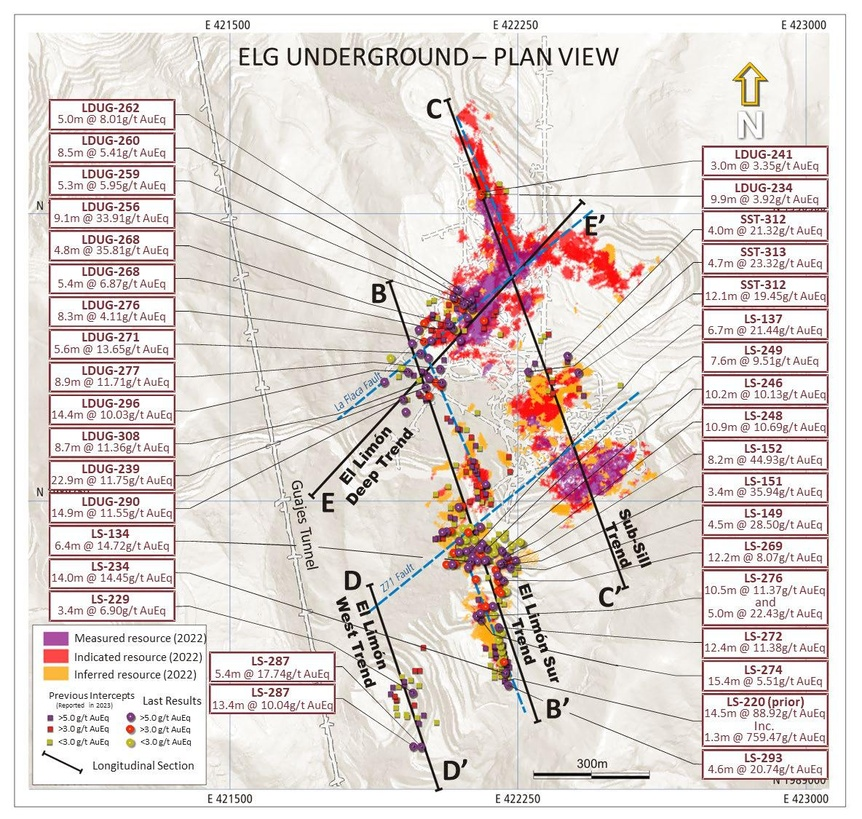
#> input picture task3/embedded_p021_6.jpg, 862 x 819 px, shrunk from 1184 x 1125 before the run, given as the content of the folder ../task2/imgs_map, which was not available
$ python geocv_task3.py
#> lines starting #> are read from the running program, lines starting #| are printed output that depends on the picture; pictures that were not available may be replaced by others from this repository, and a replacement may not be noted
#!/usr/bin/env python
"""
Task 3 – Geospatial Computer Vision
Detecta texto con coordenadas (lat/lon, DMS, UTM…) en mapas y recorta la
zona.  Salidas:
  • geocrops/segments/<img_stem>/segment_*.png   (recortes)
  • geocrops/visualizations/<img_stem>_coords.png (mapa con bbox coloreados)
  • coords.csv  (filename, n_coords, n_segments, coords_json)
"""

import re, argparse, json
from pathlib import Path
import cv2, numpy as np
from PIL import Image, ImageDraw
import pytesseract, pandas as pd
from tqdm import tqdm

# ── ajustes opcionales ─────────────────────────────────────────────────────────
# Descomenta en Windows si tesseract no está en %PATH%
# pytesseract.pytesseract.tesseract_cmd = r"C:\Program Files\Tesseract-OCR\tesseract.exe"

# Patrones de coordenadas habituales
COORD_PATTERNS = [
    # DD.ddd, –DD.ddd
    r'[-+]?\d{1,3}\.\d{1,6}\s*[,;]\s*[-+]?\d{1,3}\.\d{1,6}',
    # 40°42'46"N 74°00'21"W
    r'\d{1,3}°\s*\d{1,2}[\'′]\s*\d{1,2}[\"″]?\s*[NS]\s*[,;]?\s*'
    r'\d{1,3}°\s*\d{1,2}[\'′]\s*\d{1,2}[\"″]?\s*[EW]',
    # 18T 585628 4511322  (UTM)
    r'\d{1,2}[C-X]\s+\d{5,7}\s+\d{5,7}',
    # Lat= Lon=
    r'[Ll]at[^0-9\-+]*[-+]?\d{1,3}\.\d+.*?[Ll]on[^0-9\-+]*[-+]?\d{1,3}\.\d+',
]

KEYWORDS = {'lat','latitude','lon','longitude','coord','utm','wgs','gps',
            'north','south','east','west','°'}

def preprocess(img_rgb):
    """CLAHE + adaptive threshold para mejorar OCR"""
    gray = cv2.cvtColor(img_rgb, cv2.COLOR_RGB2GRAY)
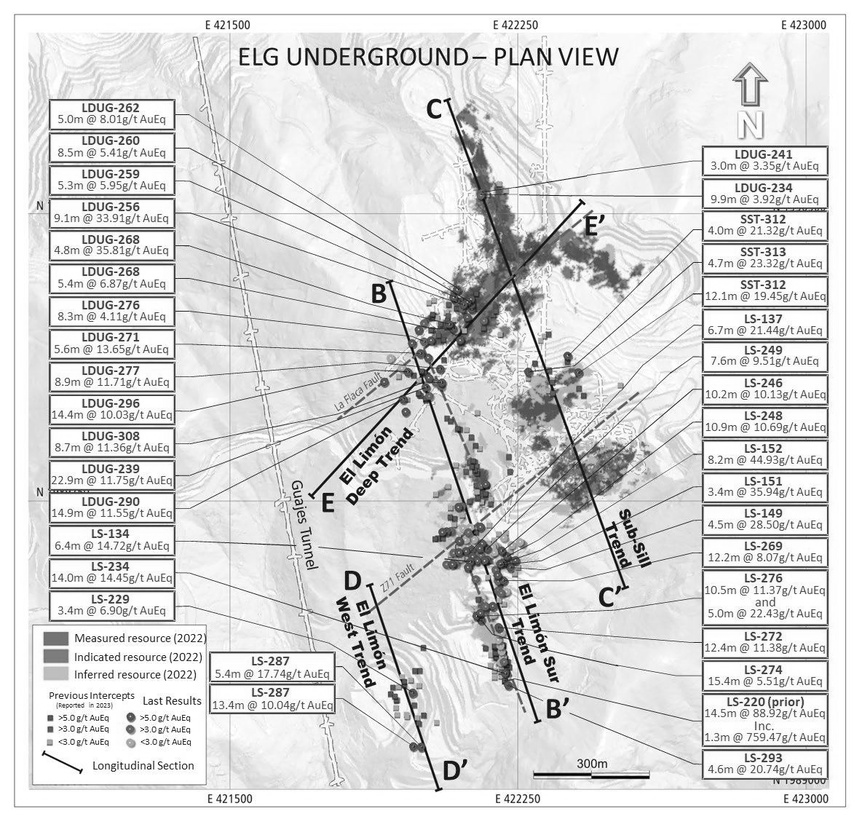
#> gray: shape (819, 862); min 0, max 255, mean 217.6
    clahe = cv2.createCLAHE(2.0, (8,8)).apply(gray)
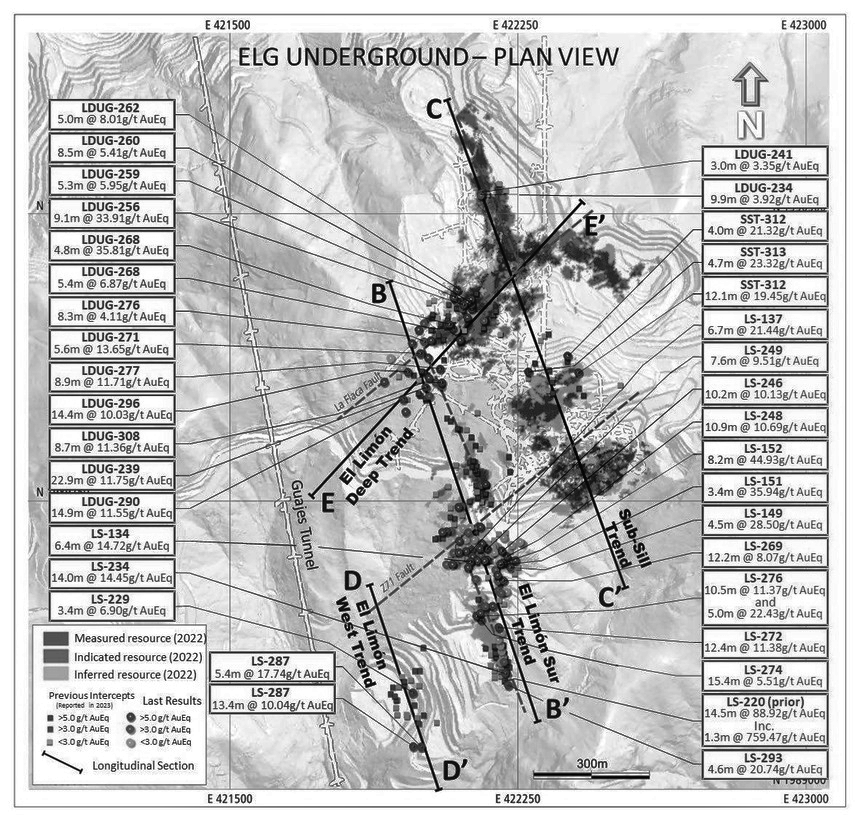
#> clahe: shape (819, 862); min 0, max 255, mean 194.4
    return cv2.adaptiveThreshold(clahe, 255, cv2.ADAPTIVE_THRESH_GAUSSIAN_C,
                                 cv2.THRESH_BINARY, 11, 2)
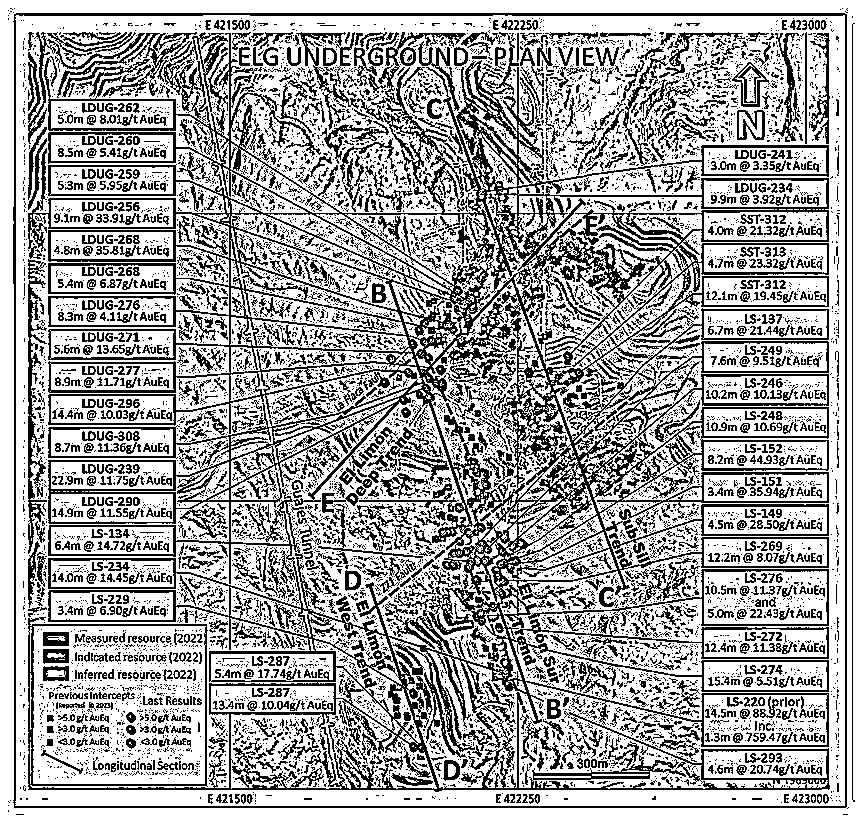
#> returned value: shape (819, 862); 66.2% white; black in thin lines or dots

def ocr_with_boxes(img_bin):
    """Devuelve lista de dicts con texto y bbox de cada fragmento"""
    cfg = ("--oem 3 --psm 6 "
           "-c tessedit_char_whitelist=0123456789ABCDEFGHIJKLMNOPQRSTUVWXYZ"
           "abcdefghijklmnopqrstuvwxyz°'\".,;:=+-NSEW")
    data = pytesseract.image_to_data(img_bin, config=cfg,
                                     output_type=pytesseract.Output.DICT)
    return [dict(text=data['text'][i],
                 x=data['left'][i], y=data['top'][i],
                 w=data['width'][i], h=data['height'][i],
                 conf=int(data['conf'][i]))
            for i in range(len(data['text'])) if int(data['conf'][i]) > 30]

def find_coord_candidates(text_blocks):
    """Detecta coordenadas por regex o keywords; devuelve lista de dicts"""
    full = ' '.join(b['text'] for b in text_blocks)
    found = []
    # regex
    for pat in COORD_PATTERNS:
        for m in re.finditer(pat, full, re.I):
            found.append({'text': m.group(), 'method':'regex', 'confidence':0.9})
    # keywords + números cercanos
    for b in text_blocks:
        tl = b['text'].lower()
        if any(k in tl for k in KEYWORDS):
            nums = re.findall(r'[-+]?\d+\.\d+', tl)
            if len(nums) >= 2:
                found.append({'text': b['text'], 'method':'keyword', 'confidence':0.5,
                              'position': b})
    return found

def bbox_from_text(text, blocks):
    words = text.split()
    for b in blocks:
        if any(w in b['text'] for w in words):
            return {k:b[k] for k in ('x','y','w','h')}
    return None

def process_image(img_path, out_root, margin=50):
    img_rgb  = cv2.cvtColor(cv2.imread(str(img_path)), cv2.COLOR_BGR2RGB)
    bin_img  = preprocess(img_rgb)
    blocks   = ocr_with_boxes(bin_img)
    cands    = find_coord_candidates(blocks)

    seg_dir  = out_root/'segments'/img_path.stem
    vis_dir  = out_root/'visualizations'; vis_dir.mkdir(parents=True, exist_ok=True)
    drawn    = Image.fromarray(img_rgb)
    draw     = ImageDraw.Draw(drawn)

    seg_dir.mkdir(parents=True, exist_ok=True)
    seg_count = 0
    for c in cands:
        pos = c.get('position') or bbox_from_text(c['text'], blocks)
        if not pos: continue
        # expand bbox
        x,y,w,h = pos['x'],pos['y'],pos['w'],pos['h']
        x, y = max(0,x-margin), max(0,y-margin)
        w, h = min(img_rgb.shape[1]-x, w+2*margin), min(img_rgb.shape[0]-y, h+2*margin)
        # save crop
        seg_img = Image.fromarray(img_rgb[y:y+h, x:x+w])
        seg_count += 1
        seg_path = seg_dir/f"segment_{seg_count}.png"
        seg_img.save(seg_path)

        # mark on visualization
        color = 'green' if c['confidence']>0.7 else 'orange'
        draw.rectangle([x,y,x+w,y+h], outline=color, width=2)
        draw.text((x, max(0,y-15)), f"{seg_count}", fill=color)

    drawn.save(vis_dir/f"{img_path.stem}_coords.png")
    return {'filename':img_path.name,
            'coordinates_found':len(cands),
            'segments_extracted':seg_count,
            'candidates':cands}

def main():
    ap = argparse.ArgumentParser()
    ap.add_argument('--input-dir',  default='../task2/imgs_map')
    ap.add_argument('--output-dir', default='geocrops')
    ap.add_argument('--results-file',default='coords.csv')
    args = ap.parse_args()

    in_dir  = Path(args.input_dir); out_dir = Path(args.output_dir)
    out_dir.mkdir(parents=True, exist_ok=True)

    imgs = list(in_dir.glob('*.png'))+list(in_dir.glob('*.jpg'))
    if not imgs:
        print(f"❌ No images in {in_dir}"); return

    rows = []
    for img in tqdm(imgs, desc="Maps"):
        rows.append(process_image(img, out_dir))
#> (the call stopped at in ocr_with_boxes, `data = pytesseract.image_to_data(img_bin, config=cfg, output_type=pyte..`: pytesseract is not available in this run)

    pd.DataFrame(rows).to_csv(args.results_file, index=False)
    print(f"✓ Done → {args.results_file}\n  crops: {out_dir}/segments/*")

if __name__ == '__main__':
    main()
